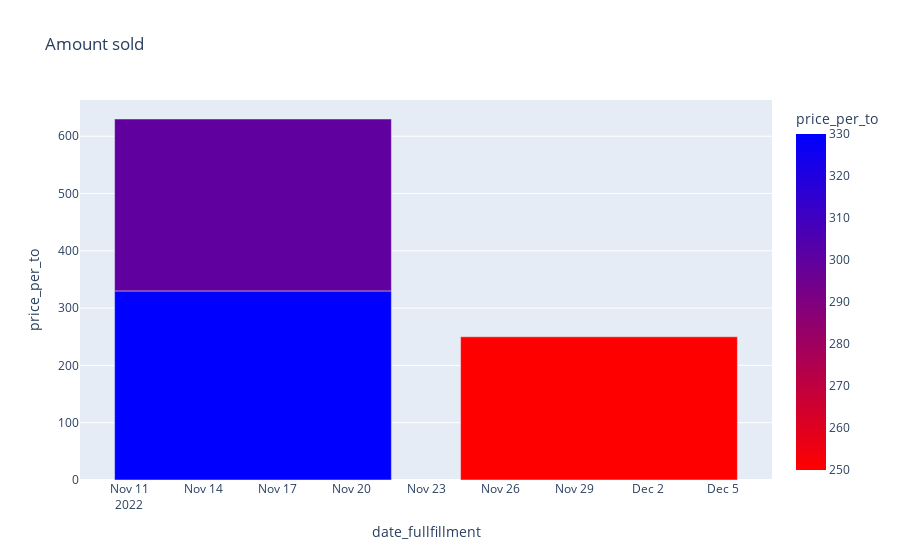

The notebook cell saved with this chart:
### Code cell
fig = px.bar(contracts_df, x="date_fullfillment",
             y="price_per_to", color="price_per_to",
             title="Amount sold",
             color_continuous_scale='Bluered_r',
            hover_name="date_closure")
fig.show()

### Figure 1 — Plotly figure (JSON) as saved in the notebook; plotly's stock layout.template omitted (floating-point values rounded to 4 significant figures)
{"data": [{"alignmentgroup": "True", "hovertemplate": "<b>%{hovertext}</b><br><br>date_fullfillment=%{x}<br>price_per_to=%{marker.color}<extra></extra>", "hovertext": ["2022-05-18T00:00:00", "2022-05-01T00:00:00", "2022-05-11T00:00:00"], "legendgroup": "", "marker": {"color": [250, 330, 300], "coloraxis": "coloraxis", "pattern": {"shape": ""}}, "name": "", "offsetgroup": "", "orientation": "v", "showlegend": false, "textposition": "auto", "type": "bar", "x": ["2022-11-30T00:00:00", "2022-11-16T00:00:00", "2022-11-16T00:00:00"], "xaxis": "x", "y": [250, 330, 300], "yaxis": "y"}], "layout": {"autosize": true, "barmode": "relative", "coloraxis": {"colorbar": {"title": {"text": "price_per_to"}}, "colorscale": [[0, "rgb(255,0,0)"], [1, "rgb(0,0,255)"]]}, "legend": {"tracegroupgap": 0}, "title": {"text": "Amount sold"}, "xaxis": {"anchor": "y", "autorange": true, "domain": [0, 1], "range": ["2022-11-09", "2022-12-07"], "title": {"text": "date_fullfillment"}, "type": "date"}, "yaxis": {"anchor": "x", "autorange": true, "domain": [0, 1], "range": [0, 663.2], "title": {"text": "price_per_to"}, "type": "linear"}}}
